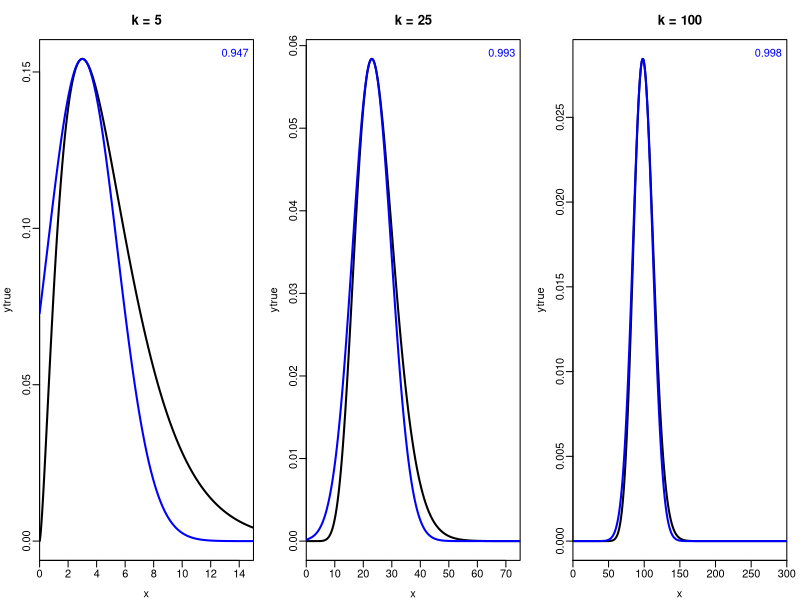
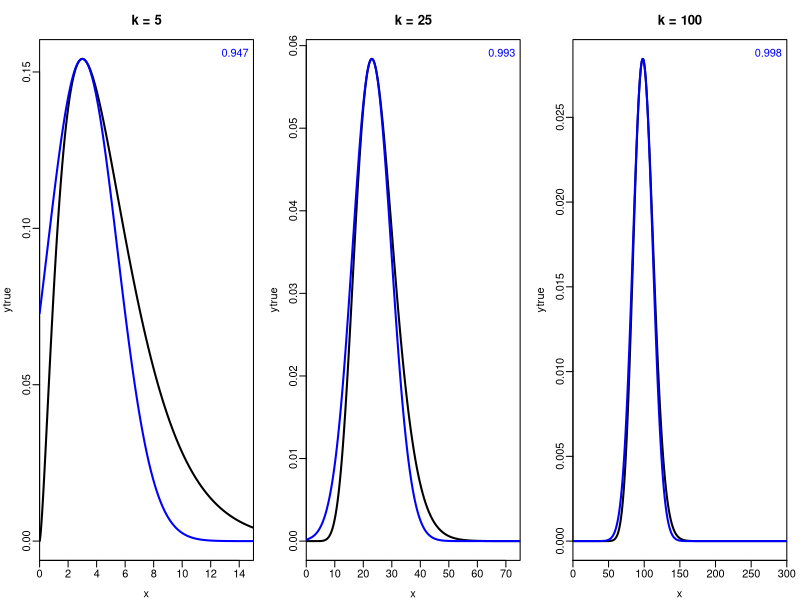
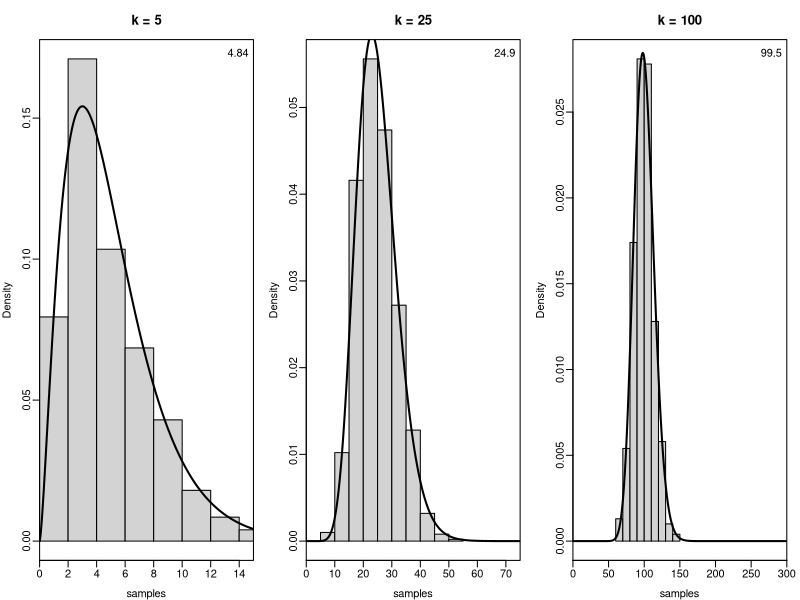

The R source for these figures, in order:

chi2 = function(x, k, order=0, log=FALSE ){
  if(order==0 & log==FALSE) out = 1/(2^(k/2)*gamma(k/2)) * x^(k/2-1) * exp(-x/2)
  if(order==0 & log==TRUE) out = log(1/(2^(k/2)*gamma(k/2)) * x^(k/2-1) * exp(-x/2))
  if(order==1) out = (k/2-1)/x - 0.5
  if(order==2) out = -(k/2-1)/x^2
  return(out)
}
# \int N(x|0,\sigma^2) = dN(x|0,\sigma^2) * sigma\sqrt(2\pi)
#                        Sigma = 4; dnorm(0,mean=0,sd=Sigma) * sqrt(2*pi)*Sigma
# \int MVN(x|0,V) = dMVN(x|0,V) * det(V)\sqrt(2\pi)
#                   mvtnorm::dmvnorm(rep(0,3),sigma=2*diag(3)) * sqrt(det(2*diag(3)))*(2*pi)^(3/2)

# Examples of Laplace approximation
#setwd("C:/Users/James.Thorson/Desktop/Git/Spatio-temporal-models-for-ecologists/Chap_2/")

############ START IN-TEXT CODE
# Calculate derivatives for log-density of chi-square distribution
log_chi2 = function(x, k, order=0 ){
  # Define log of chi-squared distribution
  Expr = expression( log(1/(2^(k/2)*gamma(k/2)) * x^(k/2-1) * exp(-x/2)) )
  # Calculate symbolic derivatives
  if(order>=1) Expr = D(Expr,"x")
  if(order>=2) Expr = D(Expr,"x")
  out = eval(Expr)
}

# Define function for plotting
plot_laplace = function( k, xlim=c(0,k*3), ... ){
  Opt = optimize( log_chi2, interval=xlim, k=k, order=0, maximum=TRUE )
  H = -1 * log_chi2( x=Opt$maximum, k=k, order=2 )
  x = seq(xlim[1],xlim[2],length=1000)
  ytrue = exp(log_chi2(x,k=k))
  plot( x=x, y=ytrue, type="l", main=paste0("k = ", k), lwd=2, ... )
  ynorm = dnorm( x, mean=Opt$maximum, sd=sqrt(1/H) )
    ynorm = ynorm / max(ynorm) * exp(Opt$objective)
  #Equal to:  ynorm = exp(Opt$objective) * exp( -0.5*(x-Opt$maximum)^2*H )
  lines( x=x, y=ynorm, col="blue", lwd=2 )
  dens_laplace = exp( log(sqrt(2*pi)) + Opt$objective - 0.5*log(H) )
  legend("topright", bty="n", legend=signif(dens_laplace,3), text.col="blue")
}

# Plot for three chi-squared distributions
par(mfrow=c(1,3), mar=c(3,3,3,1), mgp=c(2,0.5,0), xaxs="i")
plot_laplace(k = 5)
plot_laplace(k = 25)
plot_laplace(k = 100)
# END IN-TEXT CODE

# Plot
png( file=here( "Chap_2", "Laplace_demo.png" ), width=7, height=3, res=200, unit="in")
  par(mfrow=c(1,3), mar=c(3,3,3,1), mgp=c(2,0.5,0), xaxs="i")
  plot_laplace(k = 5)
  plot_laplace(k = 25)
  plot_laplace(k = 100)
dev.off()

##############
# Compare with rejection sampling
##############

simulate_chi2 = function(k, xlim, max_density, ...){
  while(TRUE){
    X = runif(n=1, min=xlim[1], max=xlim[2])
    dens = exp(log_chi2( x=X, k=k, order=0))
    rand = runif(n=1,min=0,max=max_density)
    if(rand<dens) return(X)
  }
}

plot_samples = function( k, xlim=c(0,k*3), xrange=c(0,k*5), ... ){
  Opt = optimize( log_chi2, interval=xrange, k=k, order=0, maximum=TRUE )
  H = -1 * log_chi2( x=Opt$maximum, k=k, order=2 )
  x = seq(xlim[1],xlim[2],length=1000)
  ytrue = exp(log_chi2(x,k=k))
  # rejection samples
  samples = sapply( 1:1e3, FUN=simulate_chi2, k=k, xlim=xrange, max_density=exp(Opt$objective) )
  Hist = hist(samples, xlim=xlim, freq=FALSE, main=paste0("k = ", k), ...)
  box()
  lines( x=x, y=ytrue, type="l", main=paste0("k = ", k), lwd=2 )
  legend( "topright", bty="n", legend=signif(mean(samples),3), text.col="black" )
}

# Plot
png( file= here("Chap_2", "Rejection_sampling_demo.png" ), width=7, height=3, res=200, unit="in")
  par(mfrow=c(1,3), mar=c(3,3,3,1), mgp=c(2,0.5,0), xaxs="i")
  plot_samples(k = 5)
  plot_samples(k = 25)
  plot_samples(k = 100)
dev.off()

